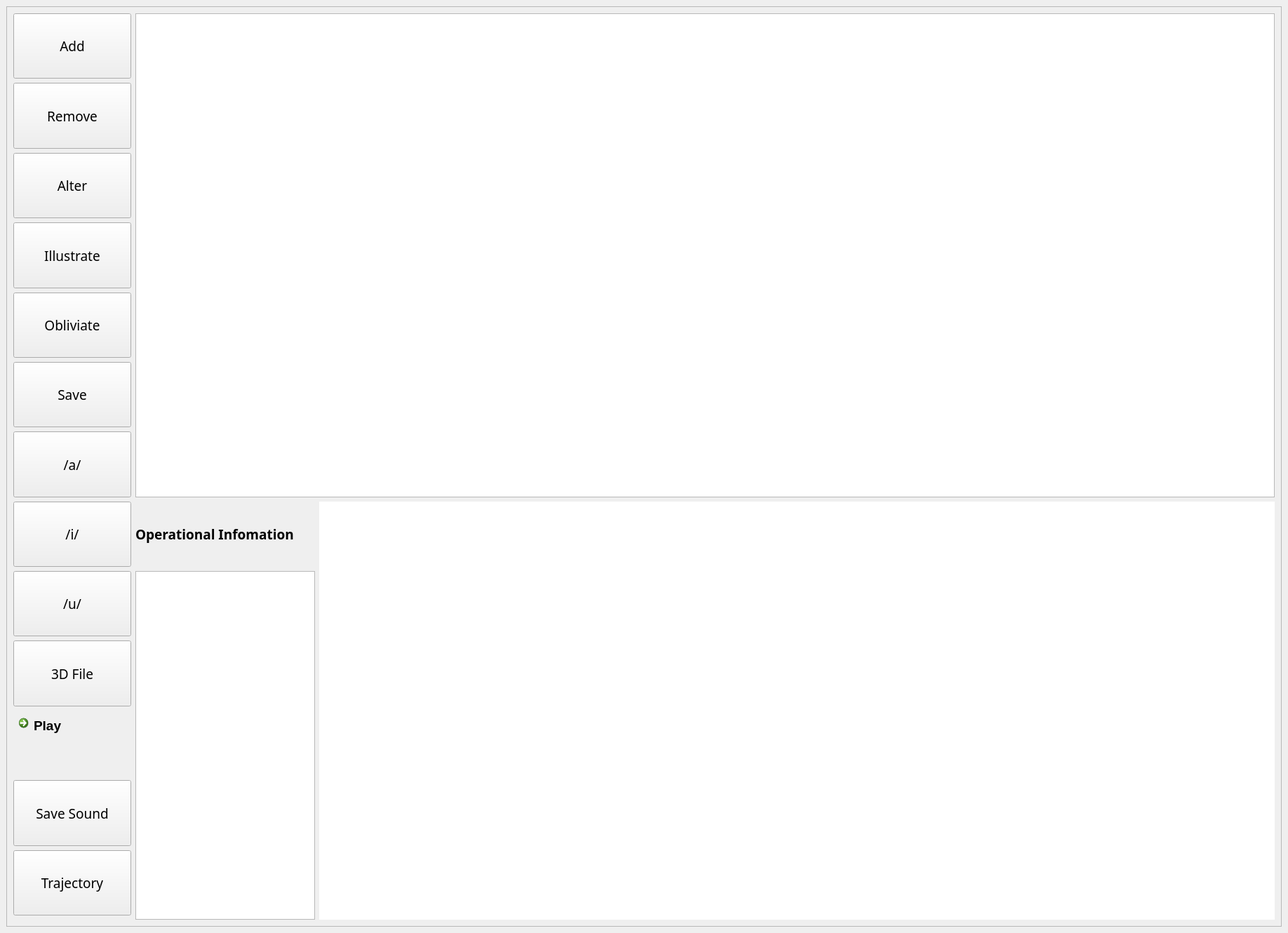
<?xml version="1.0" encoding="UTF-8"?>
<ui version="4.0">
 <class>TubeN</class>
 <widget class="QMainWindow" name="TubeN">
  <property name="geometry">
   <rect>
    <x>0</x>
    <y>0</y>
    <width>1836</width>
    <height>1330</height>
   </rect>
  </property>
  <property name="sizePolicy">
   <sizepolicy hsizetype="Preferred" vsizetype="Preferred">
    <horstretch>0</horstretch>
    <verstretch>0</verstretch>
   </sizepolicy>
  </property>
  <property name="windowTitle">
   <string>MainWindow</string>
  </property>
  <widget class="QWidget" name="centralwidget">
   <layout class="QGridLayout" name="gridLayout">
    <item row="0" column="0">
     <widget class="QFrame" name="frame">
      <property name="sizePolicy">
       <sizepolicy hsizetype="Expanding" vsizetype="Expanding">
        <horstretch>0</horstretch>
        <verstretch>0</verstretch>
       </sizepolicy>
      </property>
      <property name="frameShape">
       <enum>QFrame::StyledPanel</enum>
      </property>
      <property name="frameShadow">
       <enum>QFrame::Raised</enum>
      </property>
      <layout class="QGridLayout" name="gridLayout_2">
       <item row="7" column="2" rowspan="7">
        <widget class="QWidget" name="graphics_formants" native="true">
         <property name="enabled">
          <bool>true</bool>
         </property>
         <property name="sizePolicy">
          <sizepolicy hsizetype="Expanding" vsizetype="Expanding">
           <horstretch>0</horstretch>
           <verstretch>0</verstretch>
          </sizepolicy>
         </property>
         <property name="styleSheet">
          <string notr="true">background-color: white;</string>
         </property>
        </widget>
       </item>
       <item row="4" column="0">
        <widget class="QPushButton" name="pushButton_obliviate">
         <property name="sizePolicy">
          <sizepolicy hsizetype="Preferred" vsizetype="Expanding">
           <horstretch>0</horstretch>
           <verstretch>0</verstretch>
          </sizepolicy>
         </property>
         <property name="font">
          <font>
           <family>Book Antiqua</family>
           <pointsize>14</pointsize>
          </font>
         </property>
         <property name="text">
          <string>Obliviate</string>
         </property>
        </widget>
       </item>
       <item row="6" column="0">
        <widget class="QPushButton" name="example_a">
         <property name="sizePolicy">
          <sizepolicy hsizetype="Preferred" vsizetype="Expanding">
           <horstretch>0</horstretch>
           <verstretch>0</verstretch>
          </sizepolicy>
         </property>
         <property name="font">
          <font>
           <family>Book Antiqua</family>
           <pointsize>14</pointsize>
          </font>
         </property>
         <property name="text">
          <string>/a/</string>
         </property>
        </widget>
       </item>
       <item row="7" column="0">
        <widget class="QPushButton" name="example_i">
         <property name="sizePolicy">
          <sizepolicy hsizetype="Preferred" vsizetype="Expanding">
           <horstretch>0</horstretch>
           <verstretch>0</verstretch>
          </sizepolicy>
         </property>
         <property name="font">
          <font>
           <family>Book Antiqua</family>
           <pointsize>14</pointsize>
          </font>
         </property>
         <property name="text">
          <string>/i/</string>
         </property>
        </widget>
       </item>
       <item row="7" column="1">
        <widget class="QLabel" name="input_sign">
         <property name="sizePolicy">
          <sizepolicy hsizetype="Preferred" vsizetype="Fixed">
           <horstretch>0</horstretch>
           <verstretch>0</verstretch>
          </sizepolicy>
         </property>
         <property name="font">
          <font>
           <family>Book Antiqua</family>
           <pointsize>14</pointsize>
           <weight>75</weight>
           <bold>true</bold>
          </font>
         </property>
         <property name="text">
          <string>Operational Infomation</string>
         </property>
        </widget>
       </item>
       <item row="9" column="0">
        <widget class="QPushButton" name="pushButton_3d">
         <property name="sizePolicy">
          <sizepolicy hsizetype="Preferred" vsizetype="Expanding">
           <horstretch>0</horstretch>
           <verstretch>0</verstretch>
          </sizepolicy>
         </property>
         <property name="font">
          <font>
           <family>Book Antiqua</family>
           <pointsize>14</pointsize>
          </font>
         </property>
         <property name="text">
          <string>3D File</string>
         </property>
        </widget>
       </item>
       <item row="1" column="0">
        <widget class="QPushButton" name="pushButton_remove">
         <property name="sizePolicy">
          <sizepolicy hsizetype="Preferred" vsizetype="Expanding">
           <horstretch>0</horstretch>
           <verstretch>0</verstretch>
          </sizepolicy>
         </property>
         <property name="font">
          <font>
           <family>Book Antiqua</family>
           <pointsize>14</pointsize>
          </font>
         </property>
         <property name="text">
          <string>Remove</string>
         </property>
        </widget>
       </item>
       <item row="2" column="0">
        <widget class="QPushButton" name="pushButton_alter">
         <property name="sizePolicy">
          <sizepolicy hsizetype="Preferred" vsizetype="Expanding">
           <horstretch>0</horstretch>
           <verstretch>0</verstretch>
          </sizepolicy>
         </property>
         <property name="font">
          <font>
           <family>Book Antiqua</family>
           <pointsize>14</pointsize>
          </font>
         </property>
         <property name="text">
          <string>Alter</string>
         </property>
        </widget>
       </item>
       <item row="3" column="0">
        <widget class="QPushButton" name="pushButton_illustrate">
         <property name="sizePolicy">
          <sizepolicy hsizetype="Preferred" vsizetype="Expanding">
           <horstretch>0</horstretch>
           <verstretch>0</verstretch>
          </sizepolicy>
         </property>
         <property name="font">
          <font>
           <family>Book Antiqua</family>
           <pointsize>14</pointsize>
          </font>
         </property>
         <property name="text">
          <string>Illustrate</string>
         </property>
        </widget>
       </item>
       <item row="5" column="0">
        <widget class="QPushButton" name="pushButton_save">
         <property name="sizePolicy">
          <sizepolicy hsizetype="Preferred" vsizetype="Expanding">
           <horstretch>0</horstretch>
           <verstretch>0</verstretch>
          </sizepolicy>
         </property>
         <property name="font">
          <font>
           <family>Book Antiqua</family>
           <pointsize>14</pointsize>
          </font>
         </property>
         <property name="text">
          <string>Save</string>
         </property>
        </widget>
       </item>
       <item row="8" column="0">
        <widget class="QPushButton" name="example_u">
         <property name="sizePolicy">
          <sizepolicy hsizetype="Preferred" vsizetype="Expanding">
           <horstretch>0</horstretch>
           <verstretch>0</verstretch>
          </sizepolicy>
         </property>
         <property name="font">
          <font>
           <family>Book Antiqua</family>
           <pointsize>14</pointsize>
          </font>
         </property>
         <property name="text">
          <string>/u/</string>
         </property>
        </widget>
       </item>
       <item row="8" column="1" rowspan="6">
        <widget class="QTextBrowser" name="input_information_output">
         <property name="sizePolicy">
          <sizepolicy hsizetype="Preferred" vsizetype="Expanding">
           <horstretch>0</horstretch>
           <verstretch>0</verstretch>
          </sizepolicy>
         </property>
         <property name="font">
          <font>
           <family>Book Antiqua</family>
           <pointsize>12</pointsize>
          </font>
         </property>
        </widget>
       </item>
       <item row="0" column="0">
        <widget class="QPushButton" name="pushButton_add">
         <property name="sizePolicy">
          <sizepolicy hsizetype="Preferred" vsizetype="Expanding">
           <horstretch>0</horstretch>
           <verstretch>0</verstretch>
          </sizepolicy>
         </property>
         <property name="font">
          <font>
           <family>Book Antiqua</family>
           <pointsize>14</pointsize>
          </font>
         </property>
         <property name="text">
          <string>Add</string>
         </property>
        </widget>
       </item>
       <item row="0" column="1" rowspan="7" colspan="2">
        <widget class="QGraphicsView" name="illustration"/>
       </item>
       <item row="11" column="0">
        <widget class="QPushButton" name="pushButton_sound">
         <property name="sizePolicy">
          <sizepolicy hsizetype="Preferred" vsizetype="Expanding">
           <horstretch>0</horstretch>
           <verstretch>0</verstretch>
          </sizepolicy>
         </property>
         <property name="font">
          <font>
           <family>Book Antiqua</family>
           <pointsize>14</pointsize>
          </font>
         </property>
         <property name="text">
          <string>Save Sound</string>
         </property>
        </widget>
       </item>
       <item row="10" column="0">
        <widget class="QCommandLinkButton" name="play_audio">
         <property name="sizePolicy">
          <sizepolicy hsizetype="Preferred" vsizetype="Expanding">
           <horstretch>0</horstretch>
           <verstretch>0</verstretch>
          </sizepolicy>
         </property>
         <property name="font">
          <font>
           <family>Segoe UI</family>
           <pointsize>14</pointsize>
          </font>
         </property>
         <property name="text">
          <string>Play</string>
         </property>
        </widget>
       </item>
       <item row="12" column="0">
        <widget class="QPushButton" name="pushButton_trajectory">
         <property name="sizePolicy">
          <sizepolicy hsizetype="Preferred" vsizetype="Expanding">
           <horstretch>0</horstretch>
           <verstretch>0</verstretch>
          </sizepolicy>
         </property>
         <property name="font">
          <font>
           <family>Book Antiqua</family>
           <pointsize>14</pointsize>
          </font>
         </property>
         <property name="text">
          <string>Trajectory</string>
         </property>
        </widget>
       </item>
      </layout>
     </widget>
    </item>
   </layout>
  </widget>
 </widget>
 <resources/>
 <connections/>
</ui>
